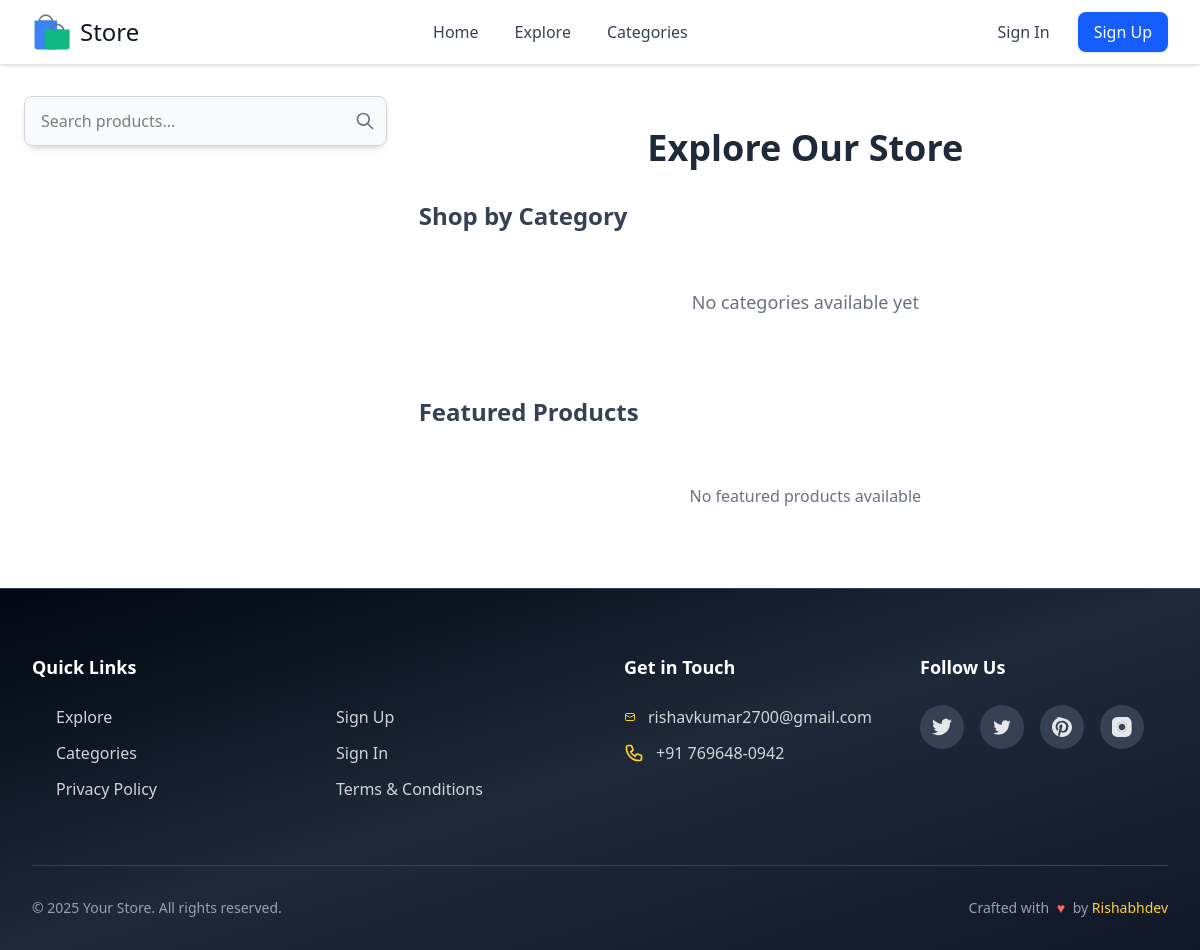
/explore/, run on an earlier commit of the app's database.
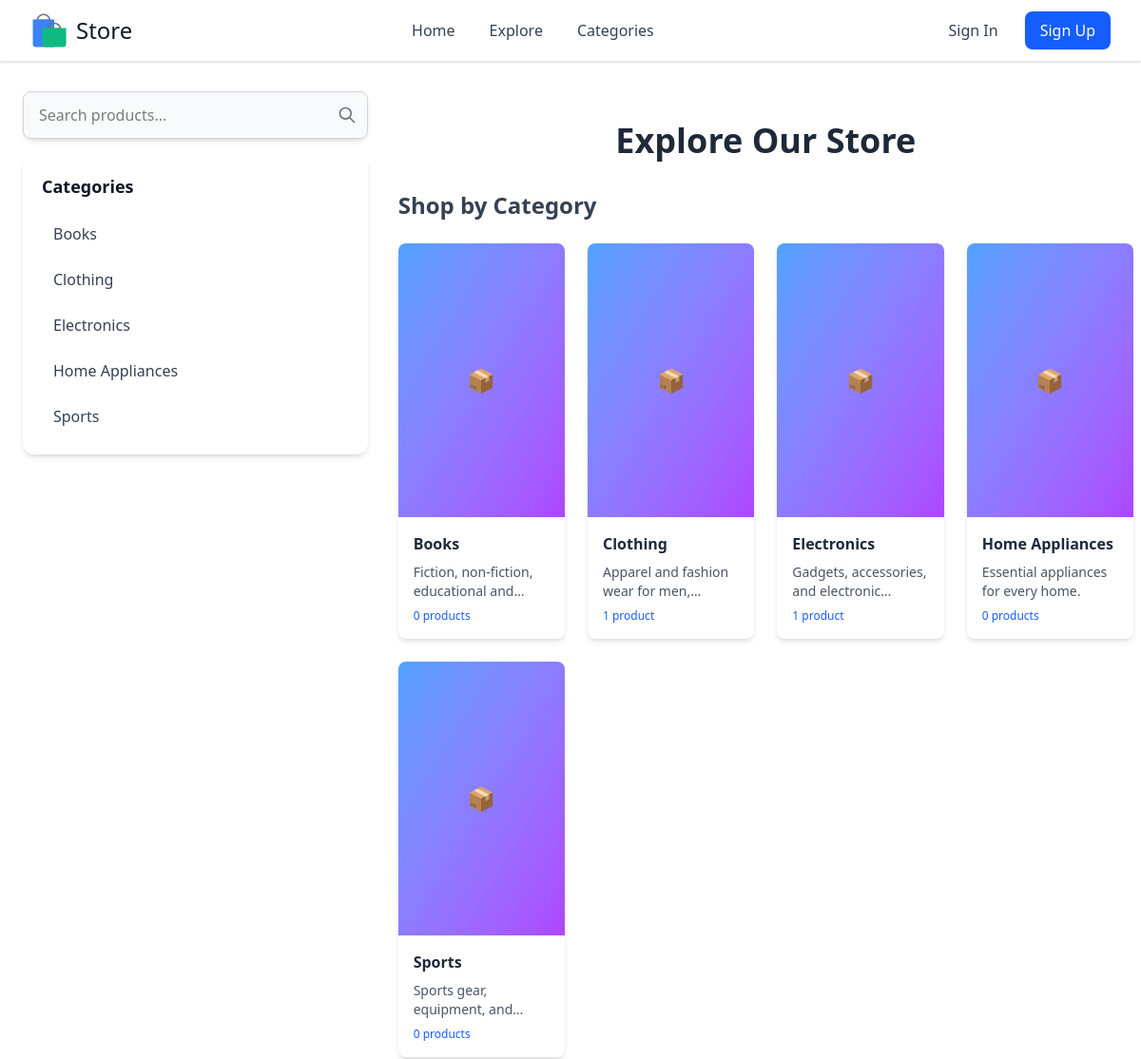
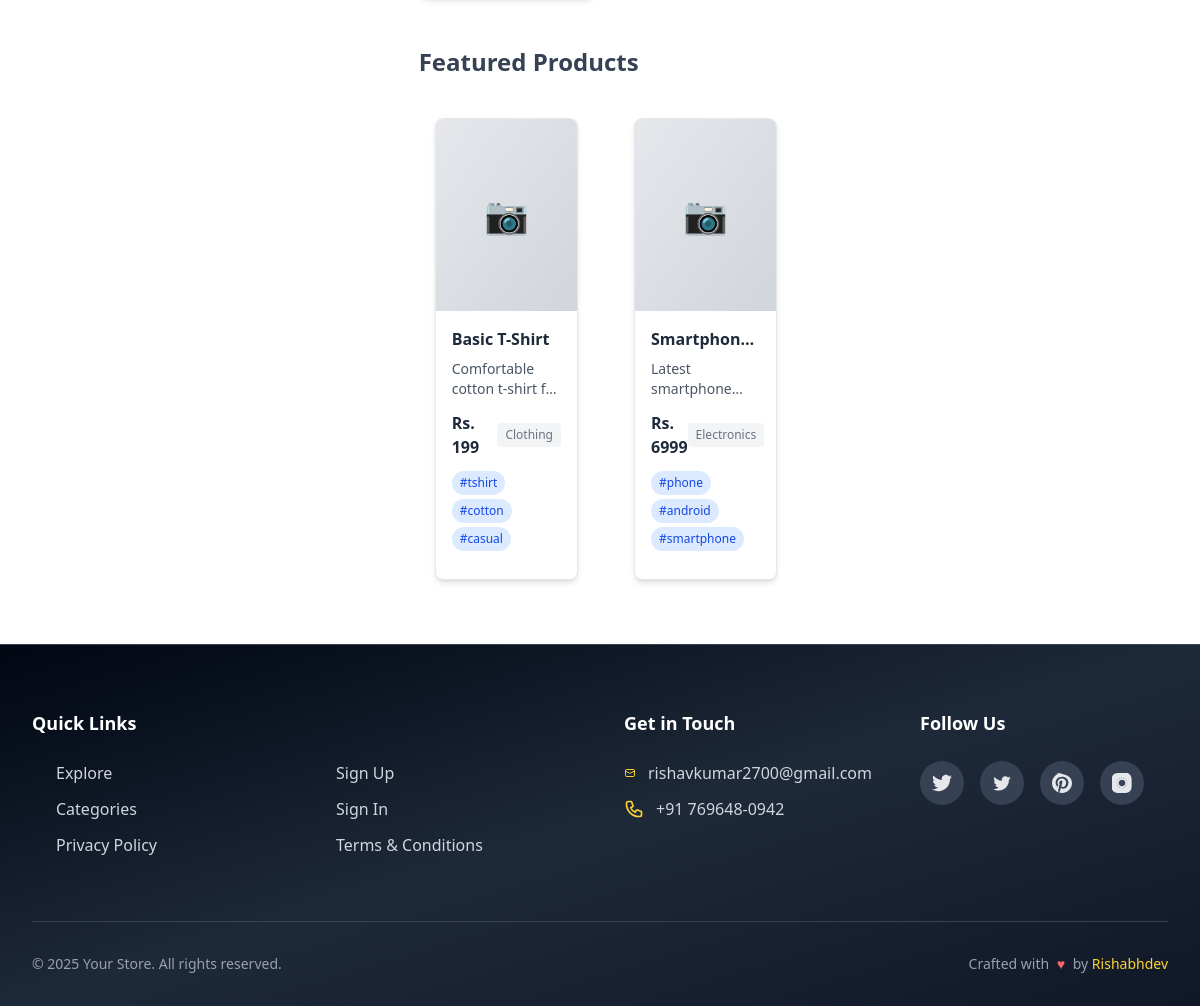
And on a later commit of the database (2 pictures, top to bottom).
### store/models.py (models this page shows, shortened)
class Category(models.Model):
    cover = ImageField(upload_to="covers/", null=True, blank=True)
    name = models.CharField(max_length=80)
    description = models.TextField()
    slug = models.SlugField(blank=False, unique=True, max_length=80)
    objects = models.Manager()
    class Meta:
        verbose_name_plural = "Categories"
    def get_absolute_url(self):
        return reverse("store:show-category", args=[self.slug])

class Product(models.Model):
    name = models.CharField(max_length=30)
    description = models.TextField()
    slug = models.SlugField(blank=False, unique=True, max_length=30)
    category = models.ForeignKey(Category, on_delete=models.CASCADE)
    price = models.IntegerField()
    date_added = models.DateField(auto_now_add=True)
    is_available = models.BooleanField(default=True)
    cover = ImageField(upload_to=path_and_rename, null=True, blank=True)
    tags = TaggableManager()
    objects = models.Manager()
    class Meta:
        ordering = ["-date_added"]
    def get_absolute_url(self):
        return reverse("store:show-product", args=[self.slug])

### store/views.py (the view)
# urls.py: path("explore/", explore, name="explore"),
def explore(request):
    tags = Tag.objects.all()
    categories = Category.objects.annotate(
        product_count=Count("product", filter=Q(product__is_available=True))
    ).order_by("name")
    featured_products = Product.objects.filter(is_available=True).order_by(
        "-date_added"
    )[
        :8
    ]  # Latest 8 products as featured
    products = (
        Product.objects.filter(is_available=True)
        .select_related("category")
        .prefetch_related("tags", "variants")
        .order_by("-date_added")
    )
    context = {
        "categories": categories,
        "featured_products": featured_products,
        "products": products,
    }
    return render(request, "store/explore.html", context)

### templates/store/explore.html (shortened to what this page needs)
{%extends 'base.html'%}
{% block content %}
{% include '../components/sidebar.html'%}
<div class="md:col-span-3 lg:col-span-4 xl:col-span-9 2xl:col-span-10 min-h-[80vh]">
    <h1 class="text-4xl my-8 text-center font-bold text-gray-800">Explore Our Store</h1>
    <section class="mb-12">
        <h2 class="text-2xl font-semibold mb-6 text-gray-700">Shop by Category</h2>
        <div class="grid grid-cols-2 md:grid-cols-3 lg:grid-cols-4 gap-6">
            {% for category in categories %}
            {% include '../components/category-card.html' with category=category %}
            {% empty %}
            <div class="col-span-full text-center py-8">
                <p class="text-gray-500 text-lg">No categories available yet</p>
            </div>
            {% endfor %}
        </div>
    </section>
    <section class="mb-12">
        <h2 class="text-2xl font-semibold mb-6 text-gray-700">Featured Products</h2>
        <div class="grid grid-cols-1 sm:grid-cols-2 lg:grid-cols-4 gap-6">
            {% for product in featured_products %}
            {% include '../components/product-card.html' with product=product %}
            {% empty %}
            <div class="col-span-full text-center py-8">
                <p class="text-gray-500">No featured products available</p>
            </div>
            {% endfor %}
        </div>
    </section>
</div>
{% endblock content %}

### templates/components/sidebar.html (shortened to what this page needs)
<aside class="w-full md:col-span-1 lg:col-span-2 xl:col-span-3 2xl:col-span-2 lg:ml-4">
    <div class="bg-white text-black rounded-xl shadow-md lg:mb-4">
        <form action="{% url 'store:search' %}" method="get" class="relative">
            <input
                class="w-full py-3 pl-4 pr-12 bg-gray-50 border border-gray-300 rounded-lg focus:outline-none focus:ring-2 focus:ring-blue-500 focus:border-transparent"
                type="text" name="query" placeholder="Search products..."
                {% if request.GET.query %}value="{{request.GET.query}}" {% endif %}>
            <button type="submit"
                class="absolute right-3 top-1/2 transform -translate-y-1/2 text-gray-500 hover:text-blue-600">
                <svg class="w-5 h-5" fill="none" stroke="currentColor" viewBox="0 0 24 24">
                    <path stroke-linecap="round" stroke-linejoin="round" stroke-width="2"
                        d="M21 21l-6-6m2-5a7 7 0 11-14 0 7 7 0 0114 0z" />
                </svg>
            </button>
        </form>
    </div>
    <div class="hidden md:block space-y-6">
        {% if categories %}
        <div class="bg-white rounded-xl shadow-md p-5">
            <h2 class="text-lg font-semibold text-gray-900 mb-4">Categories</h2>
            <div class="space-y-2">
                {% for category in categories %}
                <a href="{% url 'store:show-category' category.slug %}"
                    class="block px-3 py-2 text-gray-700 hover:text-blue-600 hover:bg-gray-50 rounded-lg transition-colors duration-200">
                    {{ category.name }}
                </a>
                {% endfor %}
            </div>
        </div>
        {% endif %}
    </div>
</aside>

### templates/components/category-card.html
<div class="bg-white rounded-lg shadow-md hover:shadow-lg transition-shadow overflow-hidden">
    <a href="{{ category.get_absolute_url }}">
        {% if category.cover %}
        <img src="{% if category.cover.url %}{{ category.cover.url }}{% else %}https://placehold.co/800x600?text=Category{% endif %}" alt="{{ category.name }}" class="w-full h-72 object-cover">
        {% else %}
        <div class="w-full h-72 bg-gradient-to-br from-blue-400 to-purple-500 flex items-center justify-center">
            <span class="text-2xl text-white">📦</span>
        </div>
        {% endif %}
        <div class="p-4">
            <h3 class="font-semibold text-gray-800 mb-2">{{ category.name }}</h3>
            <p class="text-sm text-gray-600 line-clamp-2">{{ category.description|truncatewords:10 }}</p>
            <div class="mt-2 text-xs text-blue-600 font-medium">
                {{ category.product_set.count }} product{{ category.product_set.count|pluralize }}
            </div>
        </div>
    </a>
</div>

### templates/components/product-card.html (shortened to what this page needs)
<div
    class="bg-white rounded-lg shadow-md hover:shadow-lg transition-all duration-300 overflow-hidden group border border-gray-200 m-1 md:m-4">
    <a href="{{ product.get_absolute_url }}" class="block">
        <div class="relative overflow-hidden">
            {% if product.cover %}
            <img src="{% if category.cover.url %}{{ category.cover.url }}{% else %}https://placehold.co/800x600?text={{product.name}}{% endif %}"
                alt="{{ product.name }}"
                class="w-full h-72 object-cover group-hover:scale-105 transition-transform duration-300">
            {% else %}
            <div class="w-full h-48 bg-gradient-to-br from-gray-200 to-gray-300 flex items-center justify-center">
                <span class="text-4xl text-gray-400">📷</span>
            </div>
            {% endif %}
        </div>
    </a>
    <div class="p-4">
        <h3 class="font-semibold text-gray-800 mb-2 truncate">{{ product.name }}</h3>
        <p class="text-gray-600 text-sm mb-3 line-clamp-2">{{ product.description|truncatewords:15 }}</p>
        <div class="flex items-center justify-between mb-3">
            <span class="text-md font-bold text-gray-800">Rs. {{ product.price }}</span>
            <span class="text-xs text-gray-500 bg-gray-100 px-2 py-1 rounded">
                {{ product.category.name }}
            </span>
        </div>
        {% if product.tags.all %}
        <div class="flex flex-wrap gap-1 mb-3">
            {% for tag in product.tags.all|slice:":3" %}
            <span class="text-xs bg-blue-100 text-blue-700 px-2 py-1 rounded-full">
                #{{ tag.name }}
            </span>
            {% endfor %}
        </div>
        {% endif %}
    </div>
</div>

What changed in the data, as far as the page shows it:
added Category: name "Books", description "Fiction, non-fiction, educational…", product_set.count "0"
added Category: name "Clothing", description "Apparel and fashion wear for…", product_set.count "1"
added Category: name "Electronics", description "Gadgets, accessories, and…", product_set.count "1"
added Category: name "Home Appliances", description "Essential appliances for every home.", product_set.count "0"
added Category: name "Sports", description "Sports gear, equipment,…", product_set.count "0"
added Product: name "Basic T-Shirt", description "Comfortable cotton t-shirt…", price "199", category.name "Clothing"
now on this page (row unchanged): Tag: name "tshirt", shown under "Basic T-Shirt"
added Tag: name "cotton", shown under "Basic T-Shirt"
added Tag: name "casual", shown under "Basic T-Shirt"
added Product: name "Smartphon…", description "Latest…", price "6999", category.name "Electronics"
added Tag: name "phone", shown under "6999"
added Tag: name "android", shown under "6999"
added Tag: name "smartphone", shown under "6999"
Also different on the page:
text no longer shown: "No categories available yet No featured products available"
text now shown: "Categories"
